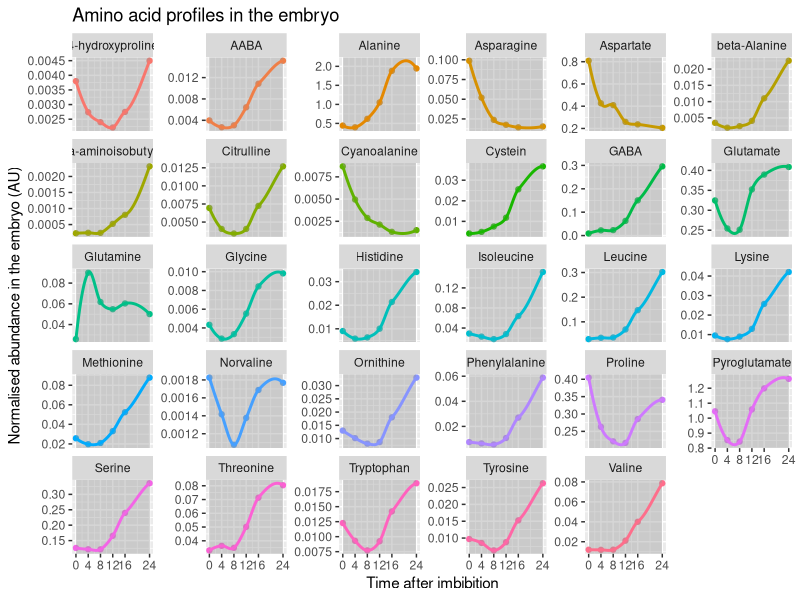
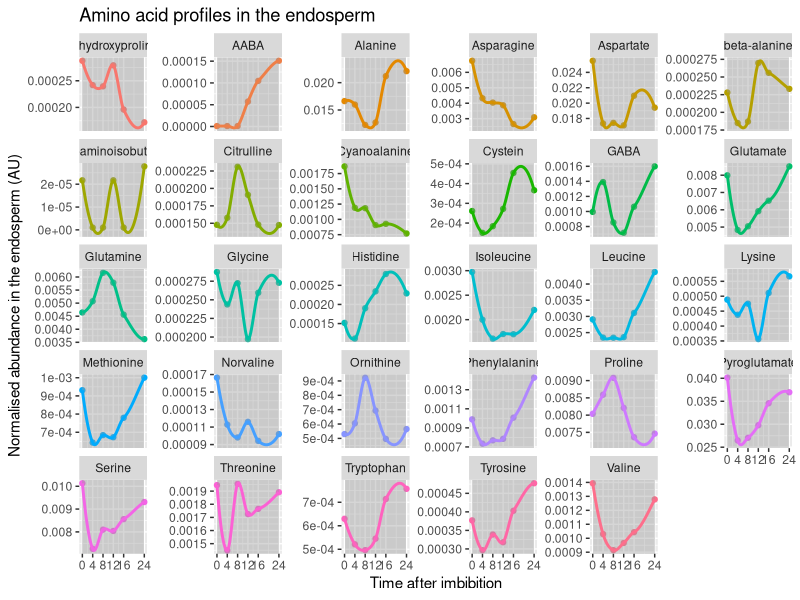
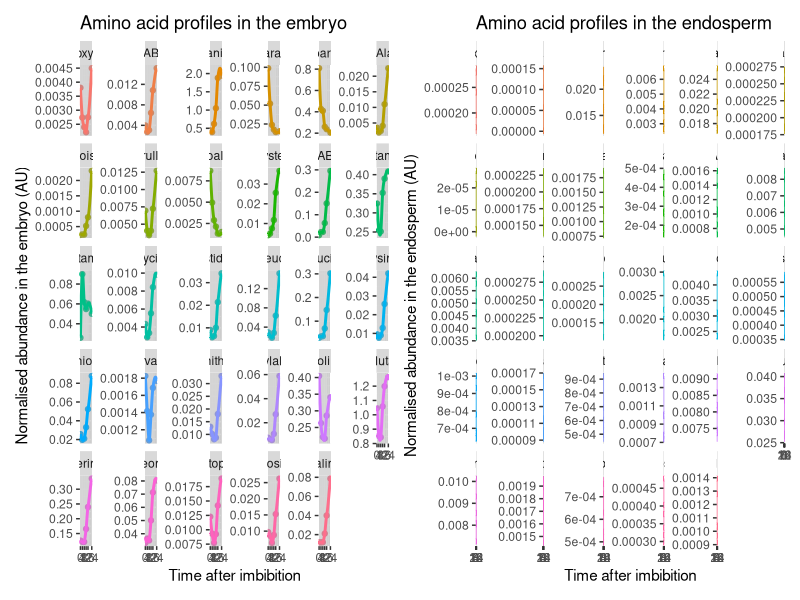
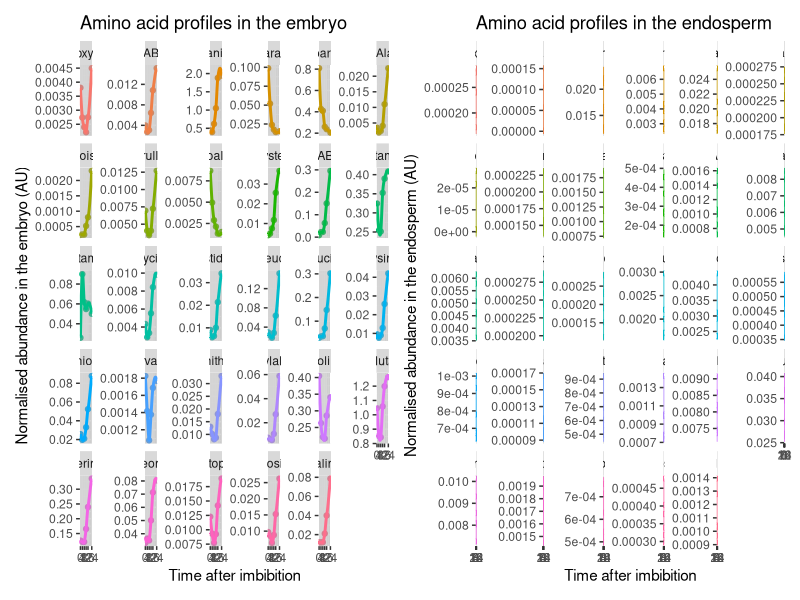

Recreate these plots in R, in order.
library("tidyverse")
library("patchwork")

############
# Embryo AA
############

emb <- read.csv("00_data/embryo_metabolome.csv", stringsAsFactors = F, check.names = F) %>% 
  filter(class == "Amino Acid") %>% 
  select(- class) %>% 
  pivot_longer(- compound, names_to = "sample", values_to = "abundance") %>% 
  separate(col = sample, into = c("time","rep")) %>% 
  mutate(time = gsub(pattern = "E",replacement = "", x = time)) %>% 
  mutate(time = as.numeric(time)) %>% 
  group_by(compound, time) %>% 
  summarise(median_abundance = median(abundance)) %>% 
  ungroup() 
head(emb)  

p_emb <- ggplot(emb, aes(x = time, y = median_abundance, color = compound)) +
  geom_point() +
  geom_smooth() +
  facet_wrap(~ compound, scales = "free_y") +
  theme(legend.position = "none") +
  scale_x_continuous(breaks = c(0,4,8,12,16,24)) +
  ggtitle("Amino acid profiles in the embryo") +
  labs(x = "Time after imbibition", y = "Normalised abundance in the embryo (AU)")
p_emb

############
# Endosperm AA
############
endo <- read.csv("00_data/endosperm_metabolome_germination.csv", stringsAsFactors = F, check.names = F) %>% 
  filter(class == "Amino Acid") %>% 
  select(- class) %>% 
  pivot_longer(- compound, names_to = "sample", values_to = "abundance") %>% 
  separate(col = sample, into = c("time","rep")) %>% 
  mutate(time = gsub(pattern = "A",replacement = "", x = time)) %>% 
  mutate(time = as.numeric(time)) %>% 
  group_by(compound, time) %>% 
  summarise(median_abundance = median(abundance)) %>% 
  ungroup() 
head(endo)  

p_endo <- 
  ggplot(endo, aes(x = time, y = median_abundance, color = compound)) +
  geom_point() +
  geom_smooth() +
  facet_wrap(~ compound, scales = "free_y") +
  theme(legend.position = "none") +
  scale_x_continuous(breaks = c(0,4,8,12,16,24)) + 
  ggtitle("Amino acid profiles in the endosperm") +
  labs(x = "Time after imbibition", y = "Normalised abundance in the endosperm (AU)")
p_endo

############
# Save plots
############
p_emb + p_endo
ggsave(filename = "05_amino_acids_profiles/aa_profiles.pdf", width = 20, height = 7)
